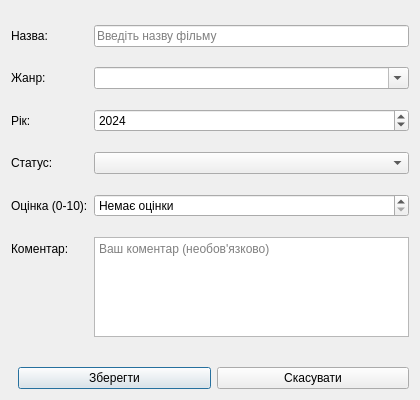
<?xml version="1.0" encoding="UTF-8"?>
<ui version="4.0">
 <class>MovieDialog</class>
 <widget class="QDialog" name="MovieDialog">
  <property name="geometry">
   <rect>
    <x>0</x>
    <y>0</y>
    <width>420</width>
    <height>400</height>
   </rect>
  </property>
  <property name="windowTitle">
   <string>Фільм</string>
  </property>
  <layout class="QVBoxLayout" name="mainLayout">
   <item>
    <layout class="QFormLayout" name="formLayout">
     <item row="0" column="0">
      <widget class="QLabel" name="titleLabel">
       <property name="text">
        <string>Назва:</string>
       </property>
      </widget>
     </item>
     <item row="0" column="1">
      <widget class="QLineEdit" name="titleEdit">
       <property name="placeholderText">
        <string>Введіть назву фільму</string>
       </property>
      </widget>
     </item>
     <item row="1" column="0">
      <widget class="QLabel" name="genreLabel">
       <property name="text">
        <string>Жанр:</string>
       </property>
      </widget>
     </item>
     <item row="1" column="1">
      <widget class="QComboBox" name="genreCombo">
       <property name="editable">
        <bool>true</bool>
       </property>
      </widget>
     </item>
     <item row="2" column="0">
      <widget class="QLabel" name="yearLabel">
       <property name="text">
        <string>Рік:</string>
       </property>
      </widget>
     </item>
     <item row="2" column="1">
      <widget class="QSpinBox" name="yearSpin">
       <property name="minimum">
        <number>1888</number>
       </property>
       <property name="maximum">
        <number>2030</number>
       </property>
       <property name="value">
        <number>2024</number>
       </property>
      </widget>
     </item>
     <item row="3" column="0">
      <widget class="QLabel" name="statusLabel">
       <property name="text">
        <string>Статус:</string>
       </property>
      </widget>
     </item>
     <item row="3" column="1">
      <widget class="QComboBox" name="statusCombo"/>
     </item>
     <item row="4" column="0">
      <widget class="QLabel" name="ratingLabel">
       <property name="text">
        <string>Оцінка (0-10):</string>
       </property>
      </widget>
     </item>
     <item row="4" column="1">
      <widget class="QSpinBox" name="ratingSpin">
       <property name="minimum">
        <number>0</number>
       </property>
       <property name="maximum">
        <number>10</number>
       </property>
       <property name="specialValueText">
        <string>Немає оцінки</string>
       </property>
      </widget>
     </item>
     <item row="5" column="0">
      <widget class="QLabel" name="commentLabel">
       <property name="text">
        <string>Коментар:</string>
       </property>
      </widget>
     </item>
     <item row="5" column="1">
      <widget class="QTextEdit" name="commentEdit">
       <property name="maximumSize">
        <size>
         <width>16777215</width>
         <height>100</height>
        </size>
       </property>
       <property name="placeholderText">
        <string>Ваш коментар (необов'язково)</string>
       </property>
      </widget>
     </item>
    </layout>
   </item>
   <item>
    <spacer name="verticalSpacer">
     <property name="orientation">
      <enum>Qt::Vertical</enum>
     </property>
    </spacer>
   </item>
   <item>
    <layout class="QHBoxLayout" name="buttonLayout">
     <item>
      <spacer name="buttonSpacer">
       <property name="orientation">
        <enum>Qt::Horizontal</enum>
       </property>
      </spacer>
     </item>
     <item>
      <widget class="QPushButton" name="saveButton">
       <property name="text">
        <string>Зберегти</string>
       </property>
       <property name="default">
        <bool>true</bool>
       </property>
      </widget>
     </item>
     <item>
      <widget class="QPushButton" name="cancelButton">
       <property name="text">
        <string>Скасувати</string>
       </property>
      </widget>
     </item>
    </layout>
   </item>
  </layout>
 </widget>
 <resources/>
 <connections/>
</ui>
